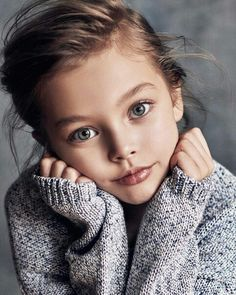
#> input picture projeler/img/resim.jpg, 236 x 295 px, found by its file name
$ python karikatur.py
#> lines starting #> are read from the running program, lines starting #| are printed output that depends on the picture; after the words box and inside, x2 and y2 are one past the last pixel; in counts of white or black regions, pixels touching at a corner belong together
import cv2
import numpy as np

img=cv2.imread('resim.jpg')
#> img is the input picture: shape (295, 236, 3); mean B, G, R 112.1, 113.1, 123.6

#gri tonlama
griton=cv2.cvtColor(img,cv2.COLOR_BGR2GRAY)
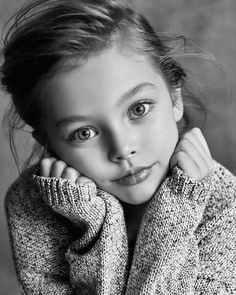
#> griton: shape (295, 236); min 0, max 255, mean 116.1

#bulanıklaştırma
blur = cv2.medianBlur(griton,5)
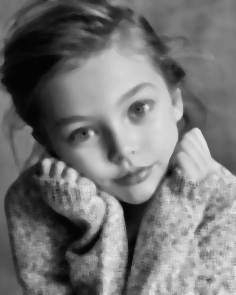
#> blur: shape (295, 236); min 3, max 230, mean 116.8

#kenar vurgulama
kenar=cv2.adaptiveThreshold(blur,255,cv2.ADAPTIVE_THRESH_MEAN_C,cv2.THRESH_BINARY,9,9)
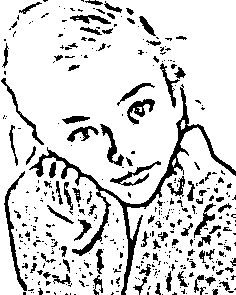
#> kenar: shape (295, 236); 84.4% white; 405 black regions (308 under 20 px), largest, box (x1, y1, x2, y2) and area: (29, 84, 236, 295) 2591, (4, 171, 27, 291) 483, (127, 99, 155, 125) 298

#filtreleme
renkli=cv2.bilateralFilter(img,9,300,300)
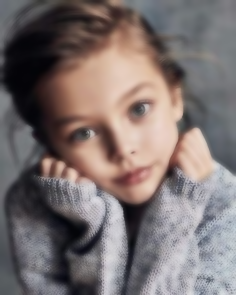
#> renkli: shape (295, 236, 3); mean B, G, R 112.3, 113.3, 123.8

#karikatür efekti
karikatur=cv2.bitwise_and(renkli,renkli,mask=kenar)
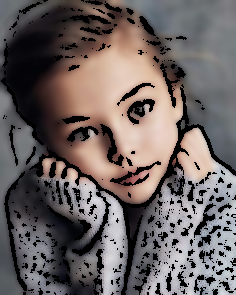
#> karikatur: shape (295, 236, 3); mean B, G, R 97.7, 98.9, 107.9

cv2.imshow('Orjinal img',img)
cv2.imshow('GRİTON',griton)
cv2.imshow('bulanık resim',blur)
cv2.imshow('kenar vurgulama',kenar)
cv2.imshow('filtreli resim',renkli)
cv2.imshow('Karikatür',karikatur)

cv2.waitKey()
cv2.destroyAllWindows()

$ run again, with projeler/img/20220703_23h43m46s012216.jpg copied over projeler/img/resim.jpg
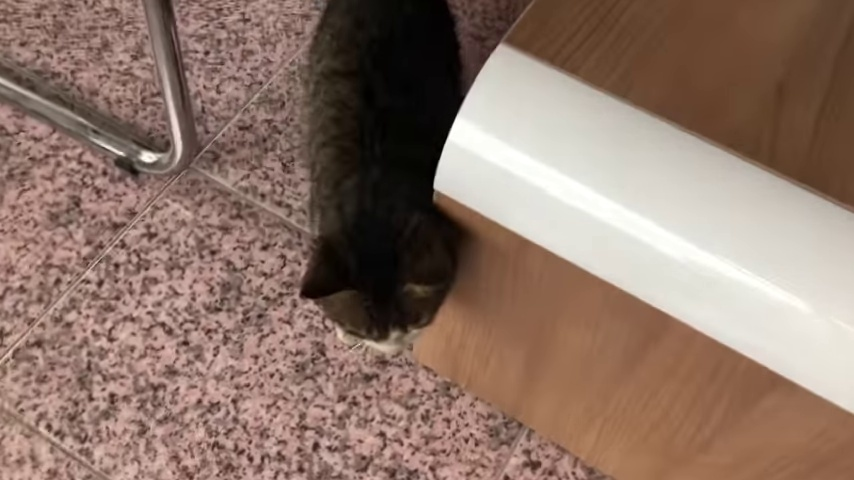
#> input picture projeler/img/20220703_23h43m46s012216.jpg, 854 x 480 px, found by its file name
#> img is the input picture: shape (480, 854, 3); mean B, G, R 105.4, 117.6, 141.9
#> `kenar=cv2.adaptiveThreshold(blur,255,cv2.ADAPTIVE_THRESH_MEAN_C,cv2.TH..`:
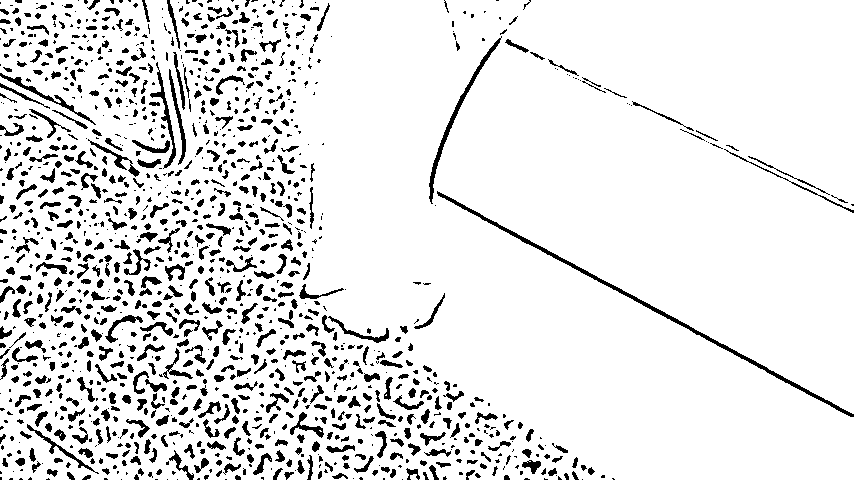
#> kenar: shape (480, 854); 89.6% white; 1305 black regions (636 under 20 px), largest, box (x1, y1, x2, y2) and area: (437, 191, 854, 417) 1747, (429, 36, 502, 204) 759, (150, 62, 176, 169) 435
#> `karikatur=cv2.bitwise_and(renkli,renkli,mask=kenar)`:
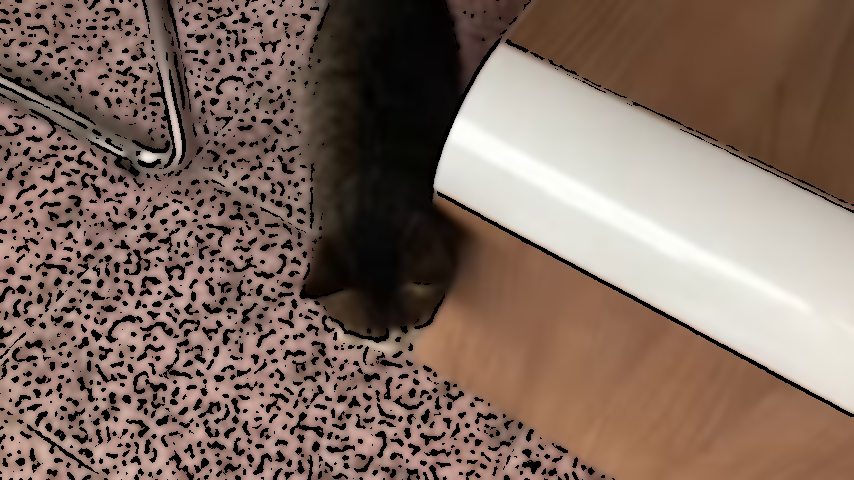
#> karikatur: shape (480, 854, 3); mean B, G, R 95.7, 107, 128.3

$ run again, with projeler/img/20220703_23h43m47s017566.jpg copied over projeler/img/resim.jpg
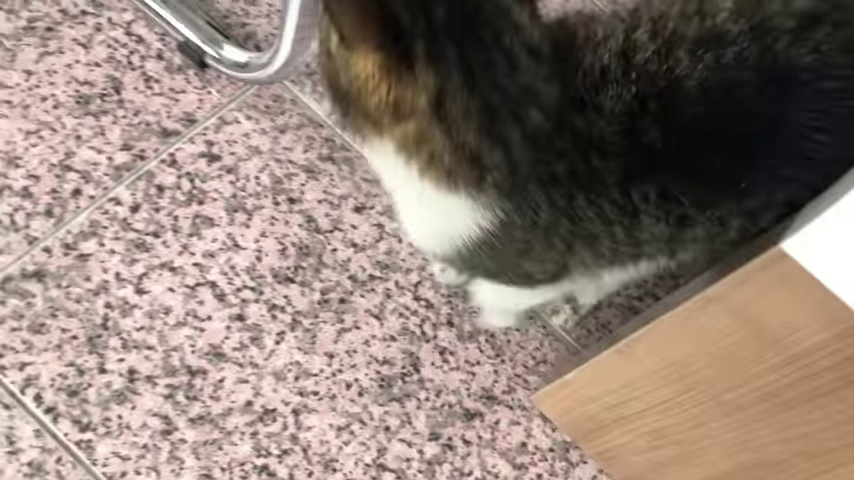
#> input picture projeler/img/20220703_23h43m47s017566.jpg, 854 x 480 px, found by its file name
#> img is the input picture: shape (480, 854, 3); mean B, G, R 119.2, 128.8, 144.9
#> `kenar=cv2.adaptiveThreshold(blur,255,cv2.ADAPTIVE_THRESH_MEAN_C,cv2.TH..`:
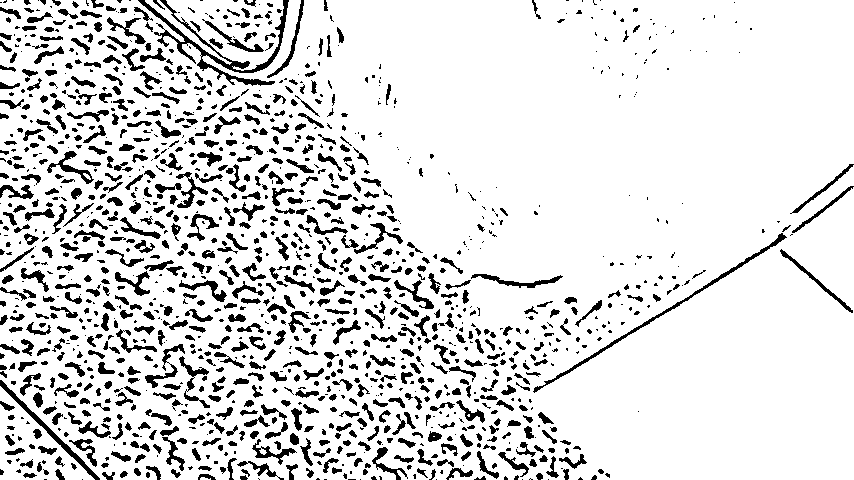
#> kenar: shape (480, 854); 86.5% white; 1375 black regions (620 under 20 px), largest, box (x1, y1, x2, y2) and area: (138, 0, 289, 86) 1896, (533, 233, 787, 393) 966, (0, 380, 100, 480) 656
#> `karikatur=cv2.bitwise_and(renkli,renkli,mask=kenar)`:
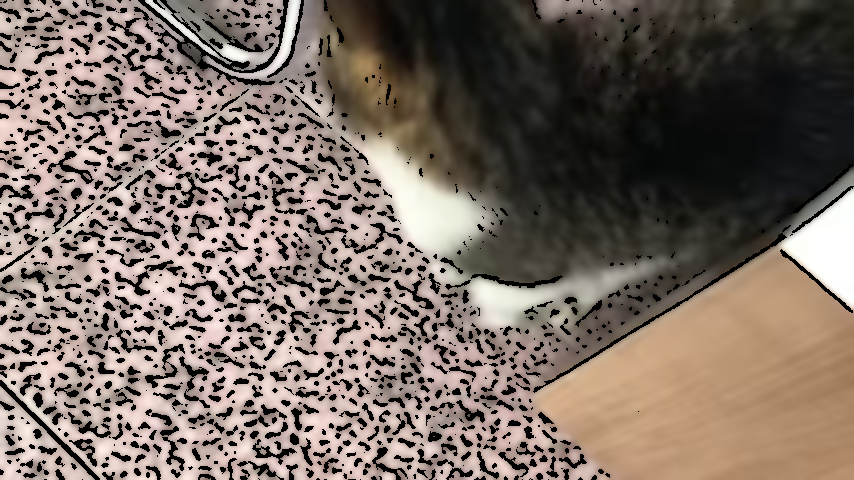
#> karikatur: shape (480, 854, 3); mean B, G, R 100.8, 109.5, 123

$ run again, with projeler/img/20220703_23h43m48s017499.jpg copied over projeler/img/resim.jpg
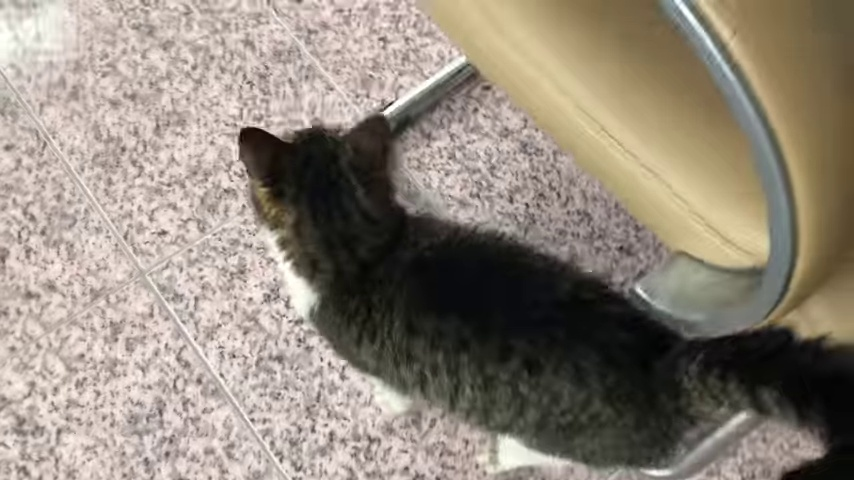
#> input picture projeler/img/20220703_23h43m48s017499.jpg, 854 x 480 px, found by its file name
#> img is the input picture: shape (480, 854, 3); mean B, G, R 124, 136.1, 146.1
#> `kenar=cv2.adaptiveThreshold(blur,255,cv2.ADAPTIVE_THRESH_MEAN_C,cv2.TH..`:
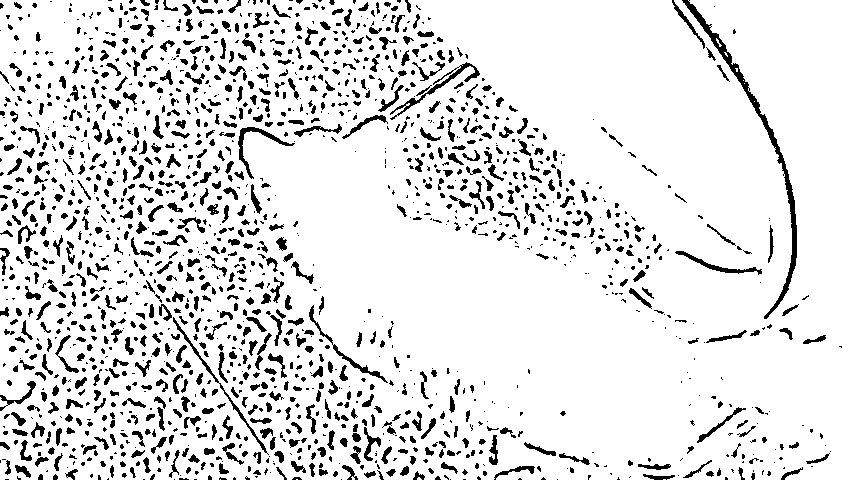
#> kenar: shape (480, 854); 88.5% white; 1663 black regions (907 under 20 px), largest, box (x1, y1, x2, y2) and area: (682, 0, 797, 319) 1902, (390, 62, 480, 120) 521, (173, 317, 269, 455) 447
#> `karikatur=cv2.bitwise_and(renkli,renkli,mask=kenar)`:
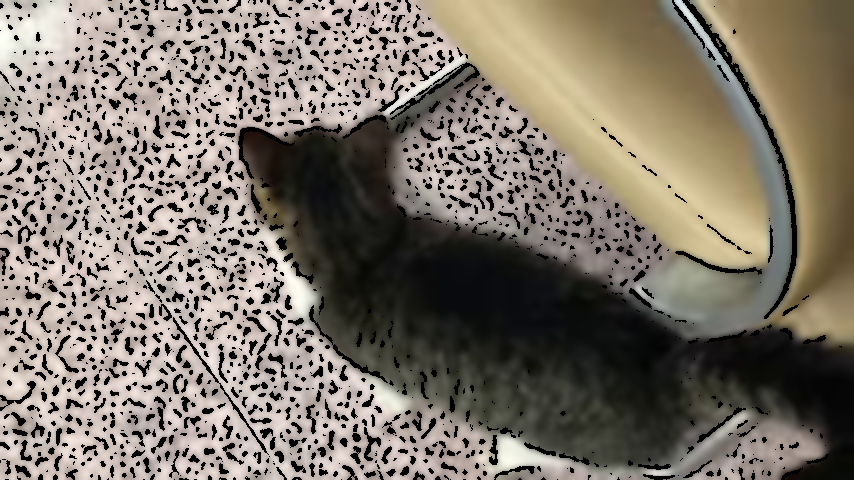
#> karikatur: shape (480, 854, 3); mean B, G, R 107.3, 118.6, 127.2
